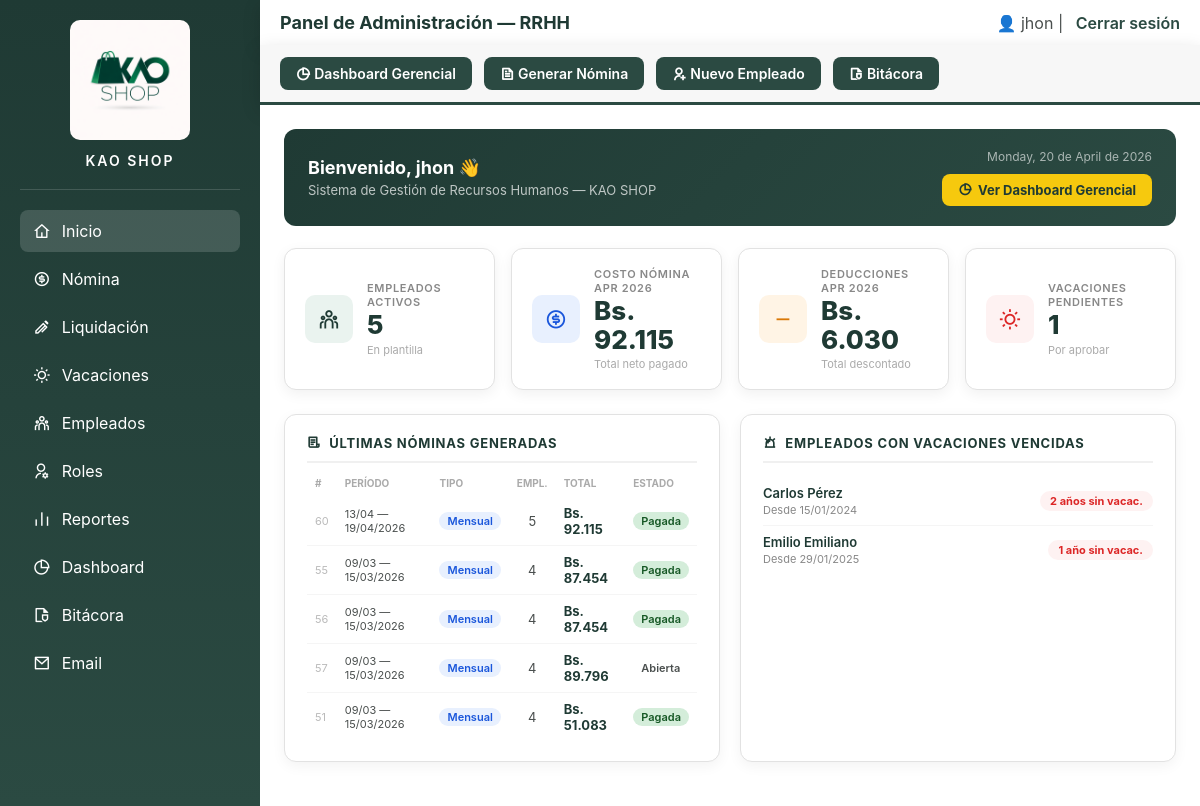
Before: /PHP/administrador.php (signed in) with the older database file.
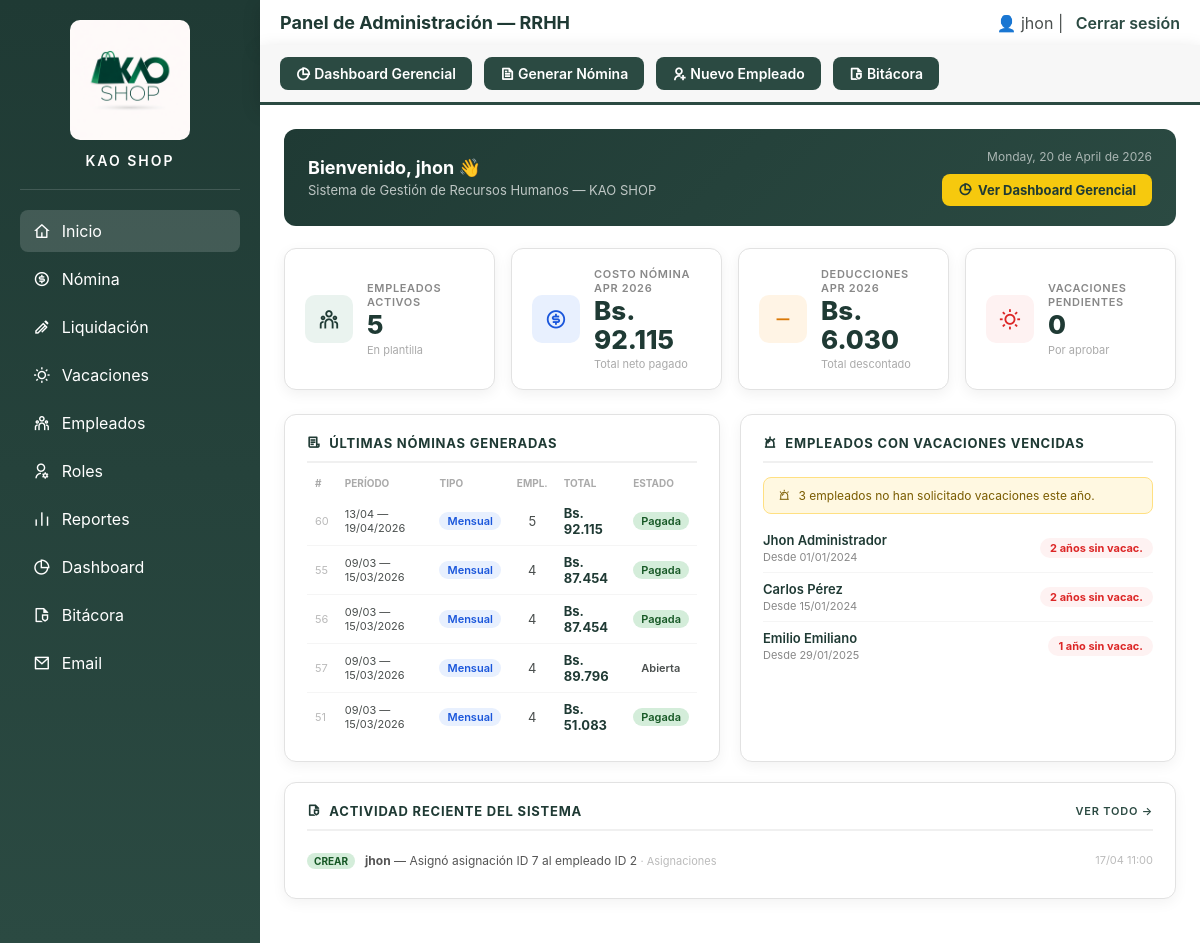
After: the same page with the newer database file.
### tables this page shows
CREATE TABLE `nomina` (
  `id_nomina` int(11) NOT NULL,
  `fecha_inicio` date NOT NULL,
  `fecha_fin` date NOT NULL,
  `tipo` enum('semanal','quincenal','mensual') DEFAULT 'mensual',
  `estado` enum('abierta','cerrada','pagada') DEFAULT 'abierta',
  `creada_por` varchar(100) DEFAULT NULL,
  `fecha_creacion` timestamp NOT NULL DEFAULT current_timestamp()
);

CREATE TABLE `empleados` (
  `id` int(11) NOT NULL,
  `cedula` varchar(20) NOT NULL,
  `nombre` varchar(100) NOT NULL,
  `apellido` varchar(100) NOT NULL,
  `direccion` text DEFAULT NULL,
  `telefono` varchar(20) DEFAULT NULL,
  `email` varchar(100) DEFAULT NULL,
  `fecha_ingreso` date NOT NULL,
  `salario_base` decimal(10,2) NOT NULL,
  `estado` enum('activo','inactivo') DEFAULT 'activo'
);

CREATE TABLE `auditoria` (
  `id` int(11) NOT NULL,
  `usuario` varchar(100) NOT NULL,
  `cargo_id` int(11) NOT NULL,
  `accion` varchar(50) NOT NULL,
  `modulo` varchar(80) NOT NULL,
  `descripcion` text NOT NULL,
  `ip` varchar(45) NOT NULL,
  `fecha` datetime NOT NULL DEFAULT current_timestamp()
);

### PHP/administrador.php (the view, shortened to what the changed rows need)
<?php
include("db.php");
$vac_pendientes = mysqli_fetch_assoc(mysqli_query($conexion,
    "SELECT COUNT(*) AS total FROM vacaciones WHERE estado = 'pendiente'"
))['total'];
$vac_vencidas = mysqli_fetch_all(mysqli_query($conexion,
    "SELECT e.id, e.nombre, e.apellido, e.fecha_ingreso,
            TIMESTAMPDIFF(YEAR, e.fecha_ingreso, CURDATE()) AS anos
     FROM empleados e
     WHERE e.estado = 'activo'
       AND TIMESTAMPDIFF(YEAR, e.fecha_ingreso, CURDATE()) >= 1
       AND e.id NOT IN (
           SELECT empleado_id FROM vacaciones
           WHERE estado IN ('pendiente','aprobada')
           AND YEAR(fecha_inicio) = YEAR(CURDATE())
       )
     ORDER BY anos DESC
     LIMIT 8"
), MYSQLI_ASSOC);
$ultimas_nominas = mysqli_fetch_all(mysqli_query($conexion,
    "SELECT n.id_nomina, n.tipo, n.fecha_inicio, n.fecha_fin, n.estado,
            COUNT(dn.id_detalle) AS empleados,
            COALESCE(SUM(dn.total_pagar),0) AS total
     FROM nomina n
     LEFT JOIN detalle_nomina dn ON dn.id_nomina = n.id_nomina
     GROUP BY n.id_nomina
     ORDER BY n.fecha_inicio DESC
     LIMIT 5"
), MYSQLI_ASSOC);
$hay_auditoria = mysqli_query($conexion, "SHOW TABLES LIKE 'auditoria'");
$ultimas_acciones = [];
if (mysqli_num_rows($hay_auditoria) > 0) {
    $ultimas_acciones = mysqli_fetch_all(mysqli_query($conexion,
        "SELECT usuario, accion, modulo, descripcion, fecha
         FROM auditoria ORDER BY fecha DESC LIMIT 6"
    ), MYSQLI_ASSOC);
}
?>
<!DOCTYPE html>
<html lang="es">
<head>
<link rel="stylesheet" href="../css/administrador.css">
<link href="https://cdn.jsdelivr.net/npm/remixicon@4.2.0/fonts/remixicon.css" rel="stylesheet">
</head>
<body>
<div class="main">
    <header>
        <h2>Panel de Administración — RRHH</h2>
    </header>
    <div class="contenido">
        <div class="welcome-bar">
            <div>
                <h2>Bienvenido, <?php echo $_SESSION['usuario']; ?> 👋</h2>
            </div>
        </div>
        <div class="kpi-grid">
            <a href="vacaciones.php" class="kpi-card">
                <div>
                    <div class="kpi-label">Vacaciones pendientes</div>
                    <div class="kpi-valor"><?= $vac_pendientes ?></div>
                    <div class="kpi-sub">Por aprobar</div>
                </div>
            </a>
        </div>
        <div class="dash-grid">
            <div class="dash-section">
                <?php if (!empty($ultimas_nominas)): ?>
                <table class="dash-table">
                    <tr>
                        <th>#</th>
                        <th>Período</th>
                        <th>Tipo</th>
                        <th>Empl.</th>
                        <th>Total</th>
                        <th>Estado</th>
                    </tr>
                    <?php foreach ($ultimas_nominas as $n): ?>
                    <tr>
                        <td style="color:#bbb; font-size:11px;"><?= $n['id_nomina'] ?></td>
                        <td style="font-size:11px;"><?= date('d/m', strtotime($n['fecha_inicio'])) ?> — <?= date('d/m/Y', strtotime($n['fecha_fin'])) ?></td>
                        <td><span class="badge <?= $n['tipo'] ?>"><?= ucfirst($n['tipo']) ?></span></td>
                        <td style="text-align:center;"><?= $n['empleados'] ?></td>
                        <td style="font-weight:700; color:#1f3a34;">Bs. <?= number_format($n['total'], 0, ',', '.') ?></td>
                        <td><span class="badge <?= $n['estado'] ?>"><?= ucfirst($n['estado']) ?></span></td>
                    </tr>
                    <?php endforeach; ?>
                </table>
                <?php else: ?>
                    <p style="color:#aaa; font-size:13px;">No hay nóminas registradas.</p>
                <?php endif; ?>
            </div>
            <div class="dash-section">
                <h3><i class="ri-alarm-warning-line"></i> Empleados con vacaciones vencidas</h3>
                <?php if (!empty($vac_vencidas)): ?>
                    <?php if (count($vac_vencidas) >= 3): ?>
                    <div class="alerta-vac">
                        <i class="ri-alarm-warning-line"></i>
                        <?= count($vac_vencidas) ?> empleados no han solicitado vacaciones este año.
                    </div>
                    <?php endif; ?>
                    <?php foreach ($vac_vencidas as $v): ?>
                    <div class="vac-item">
                        <div>
                            <div class="vac-nombre"><?= $v['nombre'].' '.$v['apellido'] ?></div>
                            <div class="vac-anos">Desde <?= date('d/m/Y', strtotime($v['fecha_ingreso'])) ?></div>
                        </div>
                        <span class="vac-badge"><?= $v['anos'] ?> año<?= $v['anos'] > 1 ? 's' : '' ?> sin vacac.</span>
                    </div>
                    <?php endforeach; ?>
                <?php else: ?>
                    <p style="color:#28a745; font-size:13px; display:flex; align-items:center; gap:6px;">
                        <i class="ri-checkbox-circle-line"></i> Todos los empleados tienen sus vacaciones al día.
                    </p>
                <?php endif; ?>
            </div>
        </div>
        <?php if (!empty($ultimas_acciones)): ?>
        <div class="dash-section" style="margin-bottom:20px;">
            <h3><i class="ri-file-shield-2-line"></i> Actividad reciente del sistema
                <a href="bitacora.php" style="margin-left:auto; font-size:11px; color:#2b4a42; font-weight:600; text-decoration:none;">
                    Ver todo →
                </a>
            </h3>
            <?php foreach ($ultimas_acciones as $a): ?>
            <div class="log-item">
                <div class="log-accion">
                    <span class="ac-sm ac-<?= $a['accion'] ?>"><?= $a['accion'] ?></span>
                </div>
                <div class="log-desc">
                    <strong><?= htmlspecialchars($a['usuario']) ?></strong> —
                    <?= htmlspecialchars($a['descripcion']) ?>
                    <span style="color:#bbb; font-size:11px;"> · <?= $a['modulo'] ?></span>
                </div>
                <div class="log-time"><?= date('d/m H:i', strtotime($a['fecha'])) ?></div>
            </div>
            <?php endforeach; ?>
        </div>
        <?php endif; ?>
    </div>
</div>
</body>
</html>

Changed rows visible on the page:
now on this page (row unchanged): empleados: nombre "Jhon", apellido "Administrador", fecha_ingreso "01/01/2024", anos "2"
added auditoria: accion "CREAR", usuario "jhon", descripcion "Asignó asignación ID 7 al empleado ID 2", modulo "Asignaciones", fecha "17/04 11:00"
Other visible differences:
$vac_pendientes: "1" → "0"
count($vac_vencidas): (not shown) → "3"
text now shown: "empleados no han solicitado vacaciones este año. ACTIVIDAD RECIENTE DEL SISTEMA VER TODO →"
